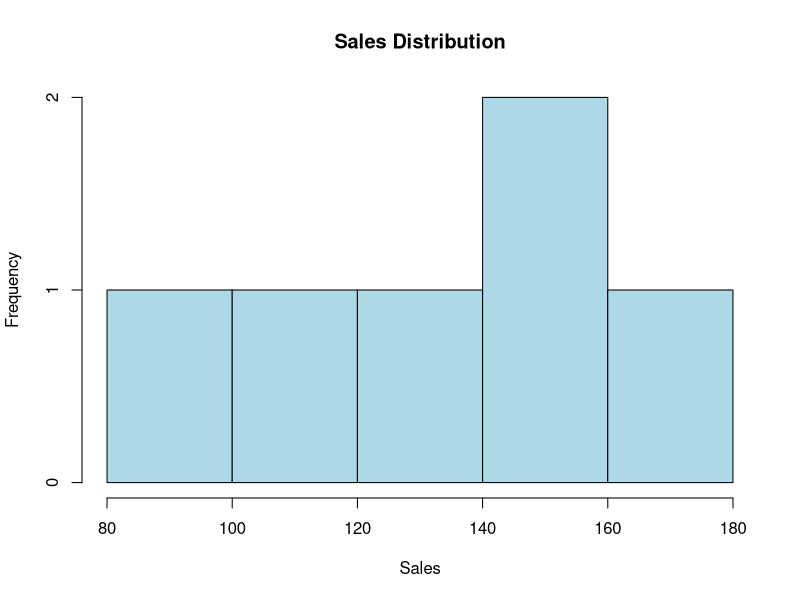
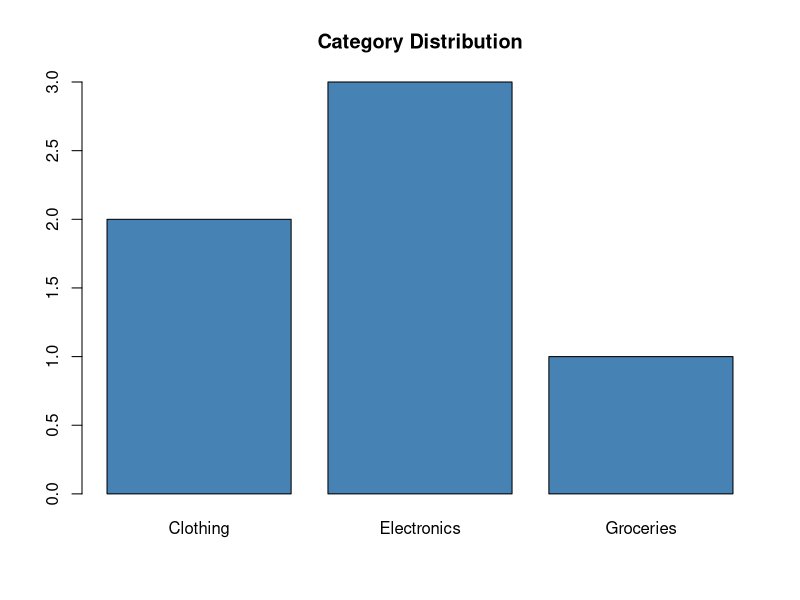
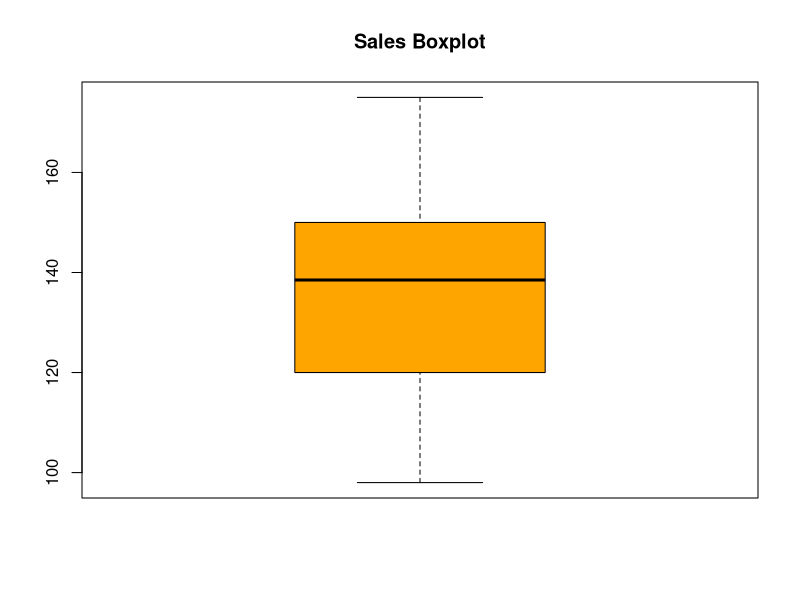
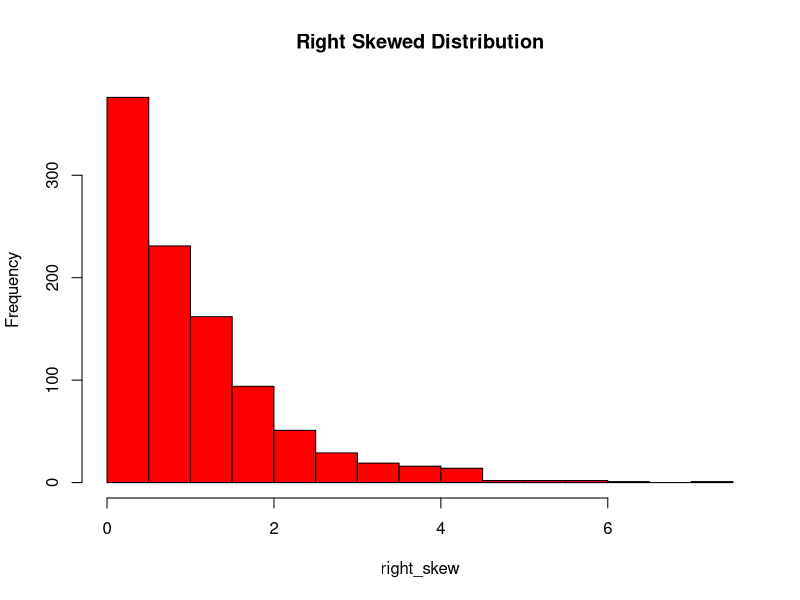
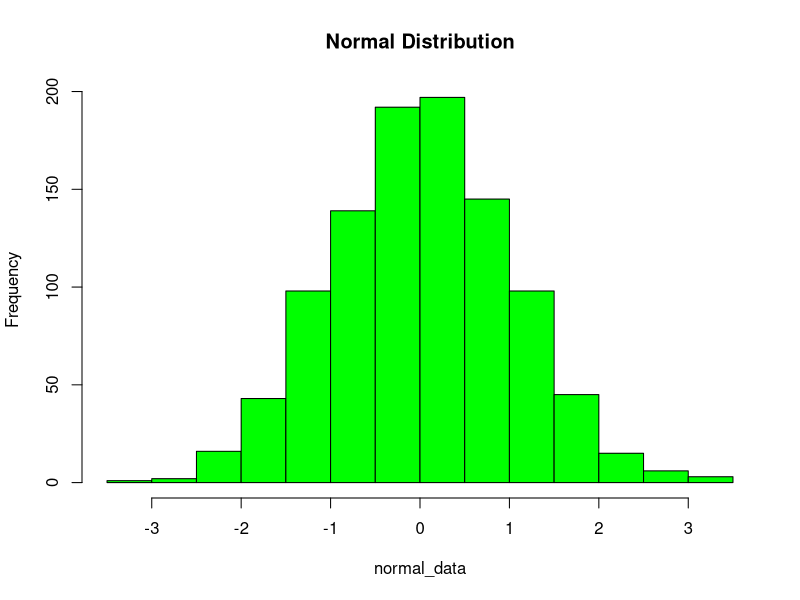

Recreate these plots in R, in order.
## ---- chunk 1
knitr::opts_chunk$set(
  echo = TRUE,
  warning = FALSE,
  message = FALSE
)
## ---- chunk 2
sales <- c(120, 135, 150, 98, 175, 142)
category <- c("Electronics", "Clothing", "Electronics", 
              "Groceries", "Clothing", "Electronics")
## ---- chunk 3
mean(sales)
## ---- chunk 4
median(sales)
## ---- chunk 5
sales_with_outlier <- c(sales, 1000)
mean(sales_with_outlier)
median(sales_with_outlier)
## ---- chunk 6
table(category)
## ---- chunk 7
range(sales)
diff(range(sales))
## ---- chunk 8
var(sales)
## ---- chunk 9
sd(sales)
## ---- chunk 10
sd(sales) / mean(sales)
## ---- chunk 11
table(category)
## ---- chunk 12
hist(sales, 
     col="lightblue", 
     main="Sales Distribution",
     xlab="Sales",
     ylab="Frequency")
## ---- chunk 13
barplot(table(category),
        col="steelblue",
        main="Category Distribution")
## ---- chunk 14
boxplot(sales,
        col="orange",
        main="Sales Boxplot")
## ---- chunk 15
set.seed(123)
right_skew <- rexp(1000)
hist(right_skew, col="red", main="Right Skewed Distribution")
## ---- chunk 16
normal_data <- rnorm(1000)
hist(normal_data, col="green", main="Normal Distribution")
## ---- chunk 17
scaled_sales <- scale(sales)
scaled_sales
